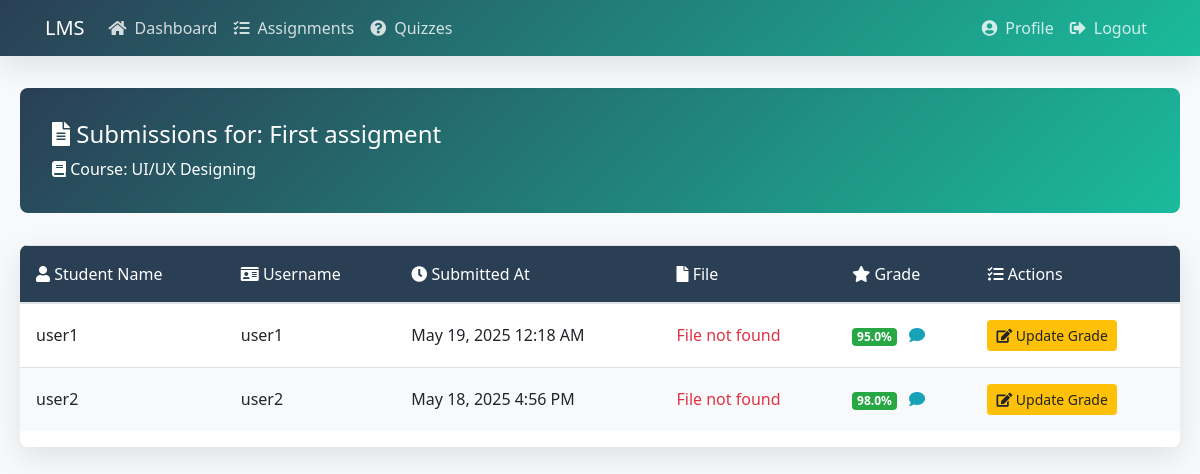
Before: /view_submissions.php?id=1 (signed in) with the older database file.
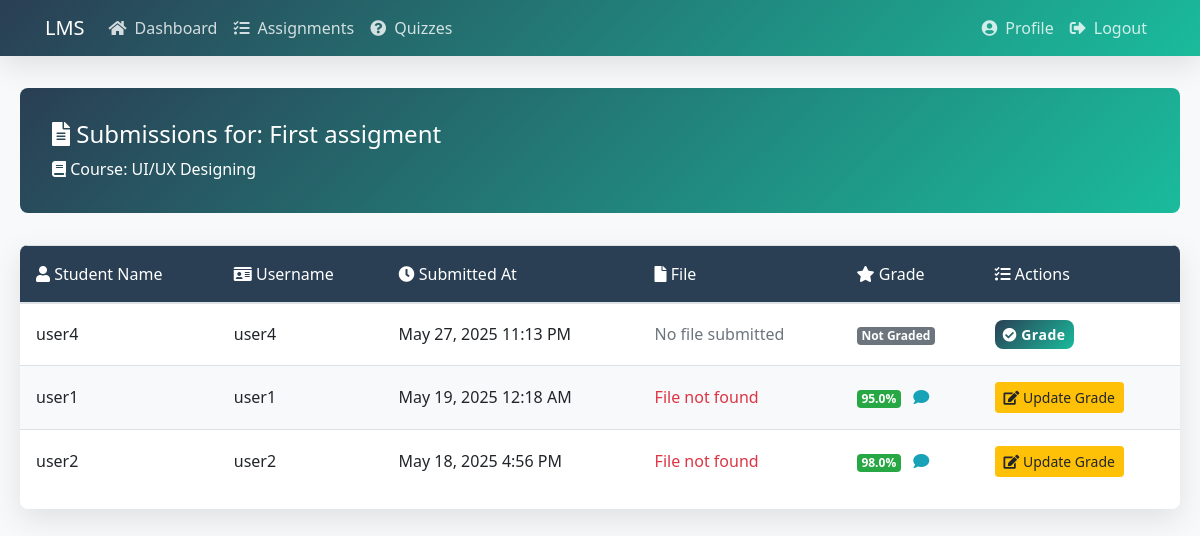
After: the same page with the newer database file.
### tables this page shows
CREATE TABLE IF NOT EXISTS `submissions` (
  `submission_id` int NOT NULL AUTO_INCREMENT,
  `assignment_id` int NOT NULL,
  `student_id` int NOT NULL,
  `file_path` varchar(255) DEFAULT NULL,
  `submitted_at` datetime NOT NULL DEFAULT CURRENT_TIMESTAMP,
  `grade` decimal(5,2) DEFAULT NULL,
  `feedback` text,
  PRIMARY KEY (`submission_id`),
  KEY `assignment_id` (`assignment_id`),
  KEY `student_id` (`student_id`),
  KEY `idx_submissions_time` (`submitted_at`)
);

CREATE TABLE IF NOT EXISTS `users` (
  `user_id` int NOT NULL AUTO_INCREMENT,
  `username` varchar(50) NOT NULL,
  `email` varchar(100) NOT NULL,
  `password` varchar(255) NOT NULL,
  `role` enum('student','instructor','admin') NOT NULL DEFAULT 'student',
  `full_name` varchar(100) DEFAULT NULL,
  `created_at` timestamp NOT NULL DEFAULT CURRENT_TIMESTAMP,
  `reset_token` varchar(64) DEFAULT NULL,
  `reset_expires` datetime DEFAULT NULL,
  PRIMARY KEY (`user_id`),
  UNIQUE KEY `username` (`username`),
  UNIQUE KEY `email` (`email`)
);

### view_submissions.php (the view, shortened to what the changed rows need)
<?php
require_once "config/database.php";
$assignment_id = (int)$_GET['id'];
$sql = "SELECT s.*, u.full_name, u.username, s.file_path
        FROM submissions s
        JOIN users u ON s.student_id = u.user_id
        WHERE s.assignment_id = ?
        ORDER BY s.submitted_at DESC";
$stmt = mysqli_prepare($conn, $sql);
mysqli_stmt_bind_param($stmt, "i", $assignment_id);
mysqli_stmt_execute($stmt);
$submissions = mysqli_stmt_get_result($stmt);
?>
<!DOCTYPE html>
<html lang="en">
<head>
    <link rel="stylesheet" href="https://stackpath.bootstrapcdn.com/bootstrap/4.5.2/css/bootstrap.min.css">
    <link rel="stylesheet" href="https://cdnjs.cloudflare.com/ajax/libs/font-awesome/5.15.4/css/all.min.css">
</head>
<body>
    <div class="wrapper">
        <div class="submissions-table">
            <div class="table-responsive">
                <table class="table">
                    <thead>
                        <tr>
                            <th><i class="fas fa-user"></i> Student Name</th>
                            <th><i class="fas fa-id-card"></i> Username</th>
                            <th><i class="fas fa-clock"></i> Submitted At</th>
                            <th><i class="fas fa-file"></i> File</th>
                            <th><i class="fas fa-star"></i> Grade</th>
                            <th><i class="fas fa-tasks"></i> Actions</th>
                        </tr>
                    </thead>
                    <tbody>
                        <?php while ($submission = mysqli_fetch_assoc($submissions)): ?>
                            <tr>
                                <td><?php echo htmlspecialchars($submission['full_name'] ?: $submission['username']); ?></td>
                                <td><?php echo htmlspecialchars($submission['username']); ?></td>
                                <td><?php echo date('F j, Y g:i A', strtotime($submission['submitted_at'])); ?></td>
                                <td>
                                    <?php
                                    if (!empty($submission['file_path'])) {
                                        if (file_exists($submission['file_path'])) {
                                            echo '<a href="' . htmlspecialchars($submission['file_path']) . '" target="_blank" class="btn btn-sm btn-info">
                                                <i class="fas fa-eye"></i> View Submission
                                            </a>';
                                        } else {
                                            echo '<span class="text-danger">File not found</span>';
                                        }
                                    } else {
                                        echo '<span class="text-muted">No file submitted</span>';
                                    }
                                    ?>
                                </td>
                                <td>
                                    <?php if (isset($submission['grade'])): ?>
                                        <span class="badge <?php
                                            echo $submission['grade'] >= 90 ? 'badge-success' :
                                                ($submission['grade'] >= 70 ? 'badge-warning' : 'badge-danger');
                                        ?>">
                                            <?php echo number_format($submission['grade'], 1); ?>%
                                        </span>
                                        <?php if (!empty($submission['feedback'])): ?>
                                            <i class="fas fa-comment text-info ml-2" data-toggle="tooltip"
                                               title="<?php echo htmlspecialchars($submission['feedback']); ?>"></i>
                                        <?php endif; ?>
                                    <?php else: ?>
                                        <span class="badge badge-secondary">Not Graded</span>
                                    <?php endif; ?>
                                </td>
                                <td>
                                    <?php if (isset($submission['grade'])): ?>
                                        <a href="grade_submission.php?id=<?php echo $submission['submission_id']; ?>"
                                           class="btn btn-warning btn-sm">
                                            <i class="fas fa-edit"></i> Update Grade
                                        </a>
                                    <?php else: ?>
                                        <a href="grade_submission.php?id=<?php echo $submission['submission_id']; ?>"
                                           class="btn btn-primary btn-sm">
                                            <i class="fas fa-check-circle"></i> Grade
                                        </a>
                                    <?php endif; ?>
                                </td>
                            </tr>
                        <?php endwhile; ?>
                    </tbody>
                </table>
            </div>
        </div>
    </div>
</body>
</html>

Changed rows visible on the page:
added submissions: student.full_name "user4", student.username "user4", submitted_at "May 27, 2025 11:13 PM", shows "No file submitted", shows "Not Graded"
